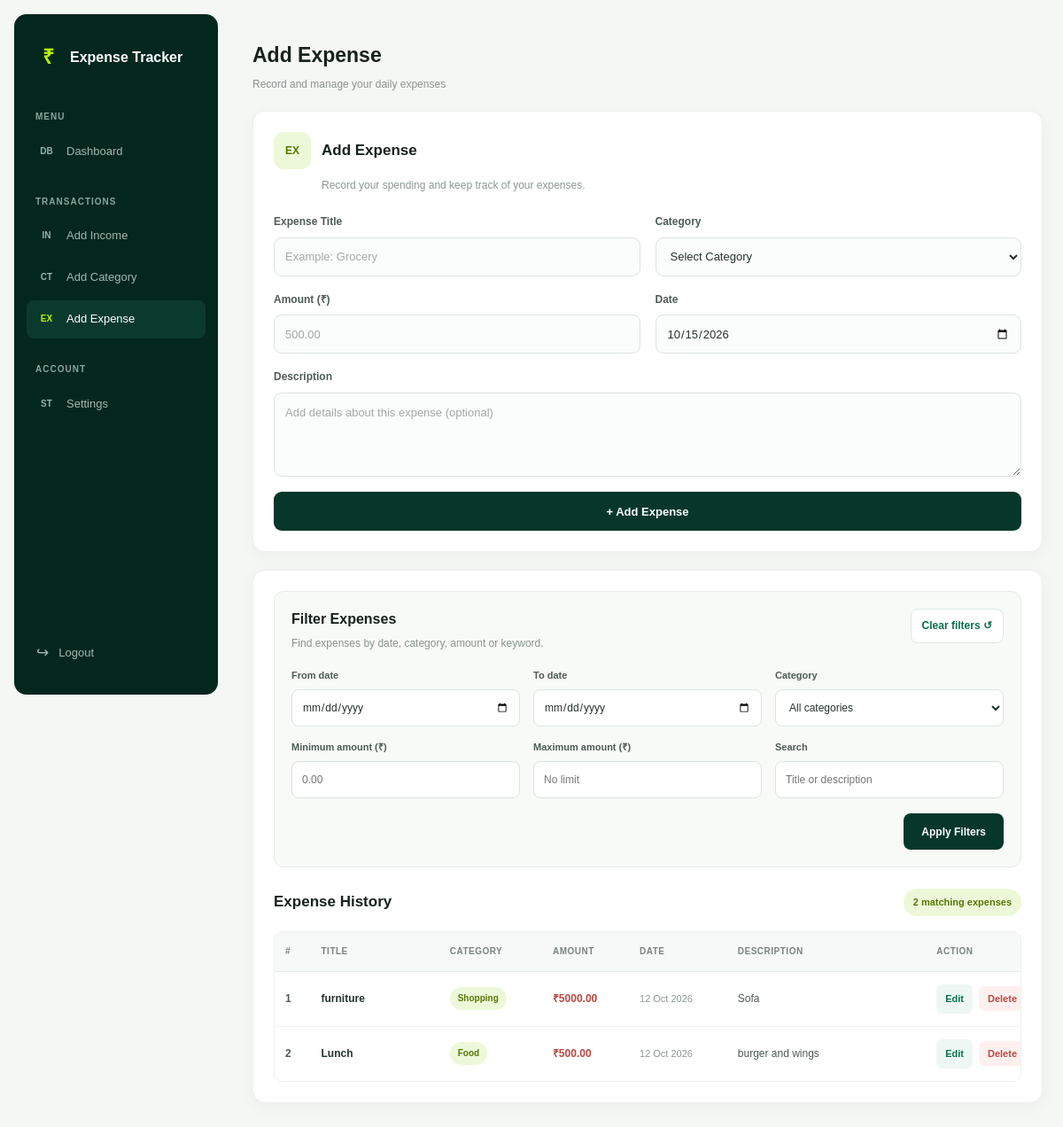
/add_expense/ (signed in), run on the app's committed database.
### expense_app/models.py (models this page shows, shortened)
class Expense(models.Model):
    user = models.ForeignKey(
        User,
        on_delete=models.CASCADE
    )
    category = models.ForeignKey(
        Category,
        on_delete=models.CASCADE
    )
    title = models.CharField(max_length=100)
    amount = models.DecimalField(
        max_digits=10,
        decimal_places=2
    )
    date = models.DateField()
    description = models.TextField(blank=True)
    created_at = models.DateTimeField(
        auto_now_add=True
    )

class Category(models.Model):
    user = models.ForeignKey(
        User,
        on_delete=models.CASCADE
    )
    name = models.CharField(
        max_length=100
    )
    created_at = models.DateTimeField(
        auto_now_add=True
    )
    class Meta:
        unique_together = ('user', 'name')

### expense_app/views.py (the view, shortened to what this page needs)
# urls.py: path("add_expense/", views.add_expense, name="add_expense"),
@login_required(login_url="login")
def add_expense(request):
    categories = Category.objects.filter(
        user=request.user
    ).order_by("name")
    expenses = Expense.objects.filter(
        user=request.user
    ).select_related(
        "category"
    ).order_by(
        "-date", "-id"
    )
    start_date = request.GET.get("start_date", "").strip()
    end_date = request.GET.get("end_date", "").strip()
    category_id = request.GET.get("category", "").strip()
    min_amount = request.GET.get("min_amount", "").strip()
    max_amount = request.GET.get("max_amount", "").strip()
    search_query = request.GET.get("q", "").strip()
    valid_start_date = None
    valid_end_date = None
    if start_date:
        try:
            valid_start_date = date.fromisoformat(start_date)
        except ValueError:
            start_date = ""
            messages.error(request, "Please enter a valid start date.")
    if end_date:
        try:
            valid_end_date = date.fromisoformat(end_date)
        except ValueError:
            end_date = ""
            messages.error(request, "Please enter a valid end date.")
    if valid_start_date:
        expenses = expenses.filter(date__gte=valid_start_date)
    if valid_end_date:
        expenses = expenses.filter(date__lte=valid_end_date)
    selected_category = ""
    try:
        if min_amount:
            minimum = Decimal(min_amount)
            if not minimum.is_finite() or minimum < 0:
                raise InvalidOperation
            expenses = expenses.filter(amount__gte=minimum)
    except (InvalidOperation, ValueError):
        min_amount = ""
        messages.error(request, "Enter a valid minimum amount.")
    try:
        if max_amount:
            maximum = Decimal(max_amount)
            if not maximum.is_finite() or maximum < 0:
                raise InvalidOperation
            expenses = expenses.filter(amount__lte=maximum)
    except (InvalidOperation, ValueError):
        max_amount = ""
        messages.error(request, "Enter a valid maximum amount.")
    if search_query:
        expenses = expenses.filter(
            Q(title__icontains=search_query)
            | Q(description__icontains=search_query)
        )
    context = {
        "categories": categories,
        "expenses": expenses,
        "start_date": start_date,
        "end_date": end_date,
        "selected_category": selected_category,
        "min_amount": min_amount,
        "max_amount": max_amount,
        "search_query": search_query,
    }
    return render(
        request,
        "add_expense.html",
        context
    )

### Templates/add_expense.html (shortened to what this page needs)
{% extends "base.html" %}
{% block content %}
<div class="page-area">
    <div class="page-header">
        <div class="page-header-left">
            <div>
                <h1>Add Expense</h1>
                <p>Record and manage your daily expenses</p>
            </div>
        </div>
    </div>
    <div class="add-box">
        <div class="heading">
            <div class="heading-icon">EX</div>
            <h2>Add Expense</h2>
        </div>
        <p class="subtitle">
            Record your spending and keep track of your expenses.
        </p>
        <form method="POST" class="expense-form">
            <div class="form-group">
                <label for="expense-title">Expense Title</label>
                <input
                    type="text"
                    id="expense-title"
                    name="title"
                    placeholder="Example: Grocery"
                    maxlength="200"
                    required
                >
            </div>
            <div class="form-group">
                <label for="expense-category">Category</label>
                <select id="expense-category" name="category" required>
                    <option value="">Select Category</option>
                </select>
            </div>
            <div class="form-group">
                <label for="expense-amount">Amount (₹)</label>
                <input
                    type="number"
                    id="expense-amount"
                    name="amount"
                    step="0.01"
                    min="0.01"
                    placeholder="500.00"
                    required
                >
            </div>
            <div class="form-group">
                <label for="expense-date">Date</label>
                <input
                    type="date"
                    name="date"
                    id="expense-date"
                    required
                >
            </div>
            <div class="form-group full">
                <label for="expense-description">Description</label>
                <textarea
                    name="description"
                    id="expense-description"
                    placeholder="Add details about this expense (optional)"
                ></textarea>
            </div>
            <button type="submit" class="submit-btn">
                + Add Expense
            </button>
        </form>
    </div>
    <div class="table-box">
        <form method="GET" class="filter-panel">
            <div class="filter-heading">
                <div>
                    <h3>Filter Expenses</h3>
                    <p>
                        Find expenses by date, category, amount or keyword.
                    </p>
                </div>
                <a
                    href="{% url 'add_expense' %}"
                    class="clear-filters"
                >
                    Clear filters ↺
                </a>
            </div>
            <div class="filter-grid">
                <div class="filter-field">
                    <label for="filter-start-date">From date</label>
                    <input
                        type="date"
                        id="filter-start-date"
                        name="start_date"
                        value="{{ start_date }}"
                    >
                </div>
                <div class="filter-field">
                    <label for="filter-end-date">To date</label>
                    <input
                        type="date"
                        id="filter-end-date"
                        name="end_date"
                        value="{{ end_date }}"
                    >
                </div>
                <div class="filter-field">
                    <label for="filter-category">Category</label>
                    <select id="filter-category" name="category">
                        <option value="">All categories</option>
                    </select>
                </div>
                <div class="filter-field">
                    <label for="filter-min-amount">Minimum amount (₹)</label>
                    <input
                        type="number"
                        id="filter-min-amount"
                        name="min_amount"
                        min="0"
                        step="0.01"
                        placeholder="0.00"
                        value="{{ min_amount }}"
                    >
                </div>
                <div class="filter-field">
                    <label for="filter-max-amount">Maximum amount (₹)</label>
                    <input
                        type="number"
                        id="filter-max-amount"
                        name="max_amount"
                        min="0"
                        step="0.01"
                        placeholder="No limit"
                        value="{{ max_amount }}"
                    >
                </div>
                <div class="filter-field">
                    <label for="filter-search">Search</label>
                    <input
                        type="search"
                        id="filter-search"
                        name="q"
                        placeholder="Title or description"
                        value="{{ search_query }}"
                    >
                </div>
            </div>
            <div class="filter-actions">
                <button type="submit" class="apply-filters">
                    Apply Filters
                </button>
            </div>
        </form>
        <div class="table-header">
            <h2>Expense History</h2>
            <span class="history-count">
                {{ expenses|length }} matching
                expense{{ expenses|length|pluralize }}
            </span>
        </div>
        {% if expenses %}
            <div class="table-container">
                <table>
                    <thead>
                        <tr>
                            <th>#</th>
                            <th>Title</th>
                            <th>Category</th>
                            <th>Amount</th>
                            <th>Date</th>
                            <th>Description</th>
                            <th>Action</th>
                        </tr>
                    </thead>
                    <tbody>
                        {% for expense in expenses %}
                            <tr>
                                <td class="row-number">
                                    {{ forloop.counter }}
                                </td>
                                <td class="expense-title">
                                    {{ expense.title }}
                                </td>
                                <td>
                                    <span class="category">
                                        {{ expense.category.name }}
                                    </span>
                                </td>
                                <td>
                                    <span class="amount">
                                        ₹{{ expense.amount|floatformat:2 }}
                                    </span>
                                </td>
                                <td>
                                    <span class="expense-date">
                                        {{ expense.date|date:"d M Y" }}
                                    </span>
                                </td>
                                <td class="description-cell">
                                    {% if expense.description %}
                                        <span class="description-text">{{ expense.description }}</span>
                                    {% else %}
                                        <span class="no-description">
                                            No description
                                        </span>
                                    {% endif %}
                                </td>
                                <td>
                                    <div class="table-menu">
                                        <a
                                            href="{% url 'edit_expense' expense.id %}"
                                            class="edit-btn"
                                        >
                                            Edit
                                        </a>
                                        <form
                                            method="POST"
                                            action="{% url 'delete_expense' expense.id %}"
                                            class="delete-form"
                                            onsubmit="return confirm('Are you sure you want to delete this expense?');"
                                        >
                                            <button
                                                type="submit"
                                                class="delete-btn"
                                            >
                                                Delete
                                            </button>
                                        </form>
                                    </div>
                                </td>
                            </tr>
                        {% endfor %}
                    </tbody>
                </table>
            </div>
        {% endif %}
    </div>
</div>
{% endblock %}

### Templates/base.html (shortened to what this page needs)
<!DOCTYPE html>
<html lang="en">
<head>
</head>
<body>
    <aside class="sidebar" id="sidebar">
        <div class="logo">
            <div class="logo-mark">₹</div>
            <div>
                <span>Expense</span>
                Tracker
            </div>
        </div>
        <div class="menu-section-title">Menu</div>
        <ul class="menu">
            <li>
                <a
                    href="{% url 'welcome' %}"
                    class="{% if request.resolver_match.url_name == 'welcome' %}active{% endif %}"
                >
                    <span class="menu-icon">DB</span>
                    Dashboard
                </a>
            </li>
        </ul>
        <div class="menu-section-title">Transactions</div>
        <ul class="menu">
            <li>
                <a
                    href="{% url 'add_income' %}"
                    class="{% if request.resolver_match.url_name == 'add_income' or request.resolver_match.url_name == 'edit_income' %}active{% endif %}"
                >
                    <span class="menu-icon">IN</span>
                    Add Income
                </a>
            </li>
            <li>
                <a
                    href="{% url 'add_category' %}"
                    class="{% if request.resolver_match.url_name == 'add_category' or request.resolver_match.url_name == 'edit_category' %}active{% endif %}"
                >
                    <span class="menu-icon">CT</span>
                    Add Category
                </a>
            </li>
            <li>
                <a
                    href="{% url 'add_expense' %}"
                    class="{% if request.resolver_match.url_name == 'add_expense' or request.resolver_match.url_name == 'edit_expense' %}active{% endif %}"
                >
                    <span class="menu-icon">EX</span>
                    Add Expense
                </a>
            </li>
        </ul>
        <div class="menu-section-title">Account</div>
        <ul class="menu">
            <li>
                <a
                    href="{% url 'settings' %}"
                    class="{% if request.resolver_match.url_name == 'settings' %}active{% endif %}"
                >
                    <span class="menu-icon">ST</span>
                    Settings
                </a>
            </li>
        </ul>
        <div class="logout">
            <a href="{% url 'user_logout' %}">
                Logout
            </a>
        </div>
    </aside>
    <main class="main">
        <div class="content">
            {% block content %}
            {% endblock %}
        </div>
    </main>
</body>
</html>

### data on the page
Expense: title "furniture", category.name "Shopping", amount "5000.00", date "12 Oct 2026", description "Sofa"
Expense: title "Lunch", category.name "Food", amount "500.00", date "12 Oct 2026", description "burger and wings"

### other printed values
{{ expenses|length }} "2"
